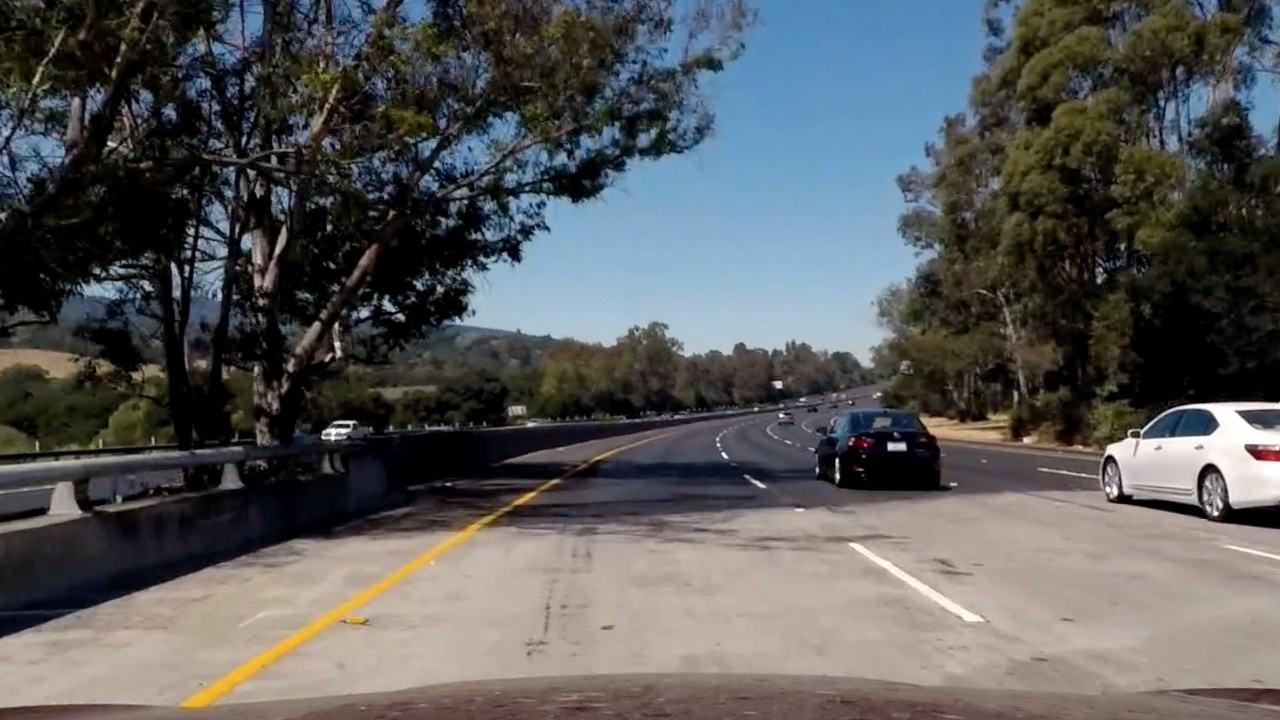
#> input picture example_code/Lesson6 - color spaces/imgs/bridge_shadow.jpg, 1280 x 720 px
$ python quiz07_color_and_gradients.py   (older library calls are emulated)
#> lines starting #> are read from the running program, lines starting #| are printed output that depends on the picture
#!/usr/bin/env python3
# -*- coding: utf-8 -*-
"""
Created on Fri Aug 17 12:39:06 2018

@author: raffa
"""

import numpy as np
import cv2
import matplotlib.pyplot as plt
import matplotlib.image as mpimg


image = mpimg.imread('imgs/bridge_shadow.jpg')
#> image is the input picture: shape (720, 1280, 3); mean R, G, B 89.7, 90.6, 90.8

# Edit this function to create your own pipeline.
def pipeline(img, s_thresh=(170, 255), sx_thresh=(20, 100)):
#> called with s_thresh = (170, 255), sx_thresh = (20, 100)
    img = np.copy(img)
    # Convert to HLS color space and separate the V channel
    hls = cv2.cvtColor(img, cv2.COLOR_RGB2HLS)
#> hls: shape (720, 1280, 3); mean of channels 0, 1, 2 55.3, 90.3, 67
    l_channel = hls[:,:,1]
    s_channel = hls[:,:,2]
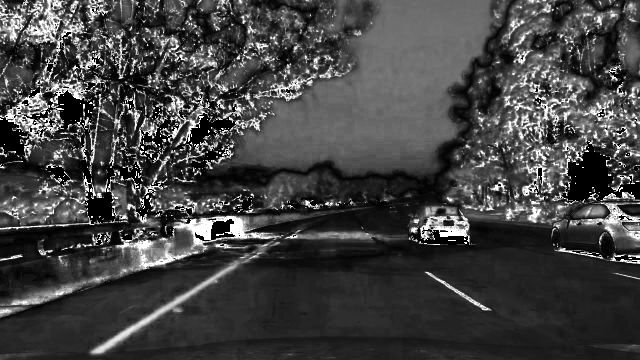
#> s_channel: shape (720, 1280) (shown at 1/2 size); min 0, max 255, mean 67
    # Sobel x
    sobelx = cv2.Sobel(l_channel, cv2.CV_64F, 1, 0) # Take the derivative in x
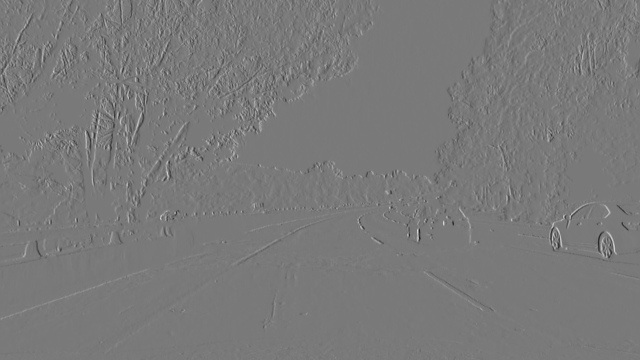
#> sobelx: shape (720, 1280) float64 (shown at 1/2 size); min -785, max 859, mean 0.2; drawn with min black and max white
    abs_sobelx = np.absolute(sobelx) # Absolute x derivative to accentuate lines away from horizontal
    scaled_sobel = np.uint8(255*abs_sobelx/np.max(abs_sobelx))

    # Threshold x gradient
    sxbinary = np.zeros_like(scaled_sobel)
    sxbinary[(scaled_sobel >= sx_thresh[0]) & (scaled_sobel <= sx_thresh[1])] = 1

    # Threshold color channel
    s_binary = np.zeros_like(s_channel)
    s_binary[(s_channel >= s_thresh[0]) & (s_channel <= s_thresh[1])] = 1
    # Stack each channel
    color_binary = np.dstack(( np.zeros_like(sxbinary), sxbinary, s_binary)) * 255
    return color_binary

result = pipeline(image)
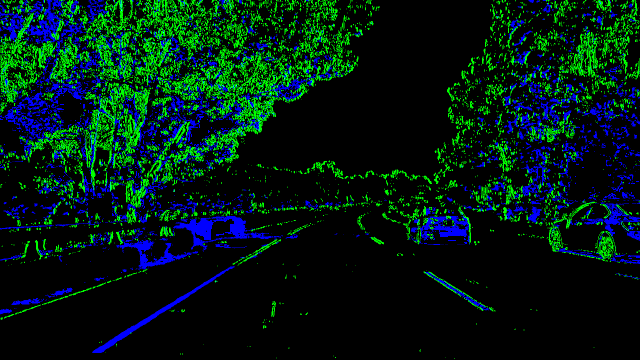
#> result: shape (720, 1280, 3) (shown at 1/2 size); mean R, G, B 0, 27, 18.9

thresh = (0, 255)
gray = cv2.cvtColor(result, cv2.COLOR_RGB2GRAY)
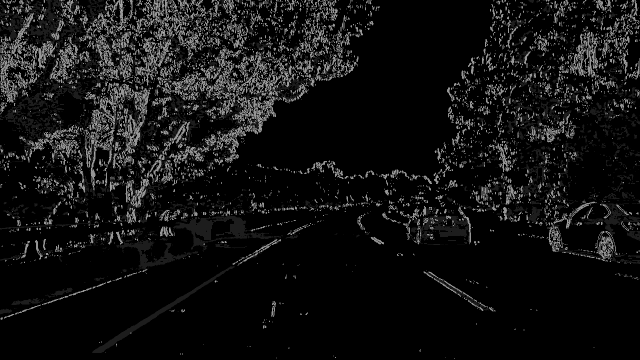
#> gray: shape (720, 1280) (shown at 1/2 size); min 0, max 179, mean 18.1
binary = np.zeros_like(gray)
binary[(gray > thresh[0]) & (gray <= thresh[1])] = 255

# Plot the result
f, (ax1, ax2) = plt.subplots(1, 2, figsize=(11, 6))
f.tight_layout()

ax1.imshow(image)
ax1.set_title('Original Image', fontsize=10)

ax2.imshow(binary,cmap='gray')
ax2.set_title('Pipeline Result', fontsize=10)
plt.subplots_adjust(left=0., right=1, top=0.9, bottom=0.)
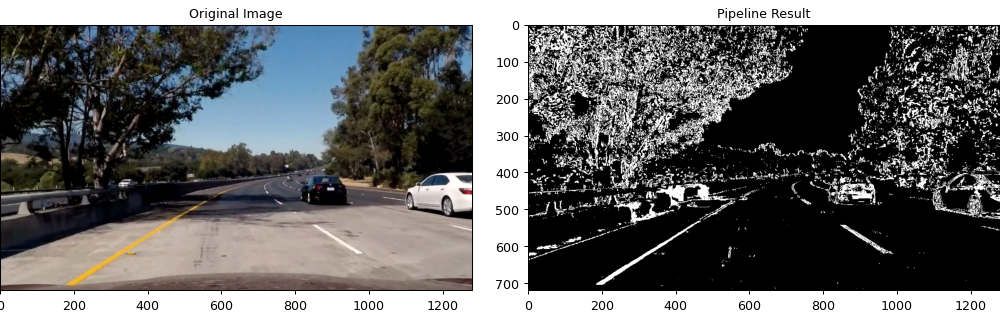
#> figure drawn by matplotlib, 2 panels

$ run again, with example_code/Lesson6 - color spaces/imgs/exit-ramp.jpg copied over example_code/Lesson6 - color spaces/imgs/bridge_shadow.jpg
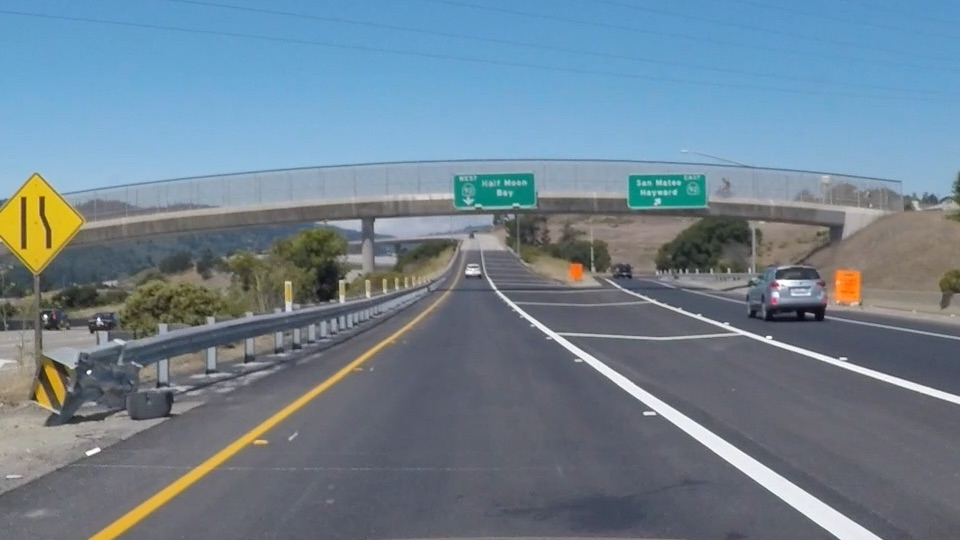
#> input picture example_code/Lesson6 - color spaces/imgs/exit-ramp.jpg, 960 x 540 px
#> image is the input picture: shape (540, 960, 3); mean R, G, B 111.3, 130.2, 144.4
#> hls: shape (540, 960, 3); mean of channels 0, 1, 2 94.5, 128.1, 60.9
#> `gray = cv2.cvtColor(result, cv2.COLOR_RGB2GRAY)`:
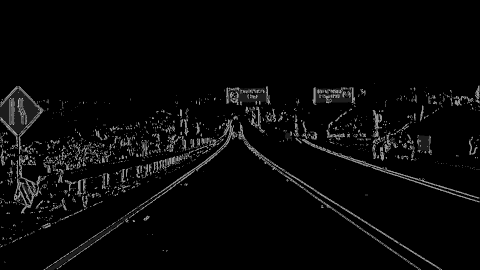
#> gray: shape (540, 960) (shown at 1/2 size); min 0, max 179, mean 8.2
#> `plt.subplots_adjust(left=0., right=1, top=0.9, bottom=0.)`:
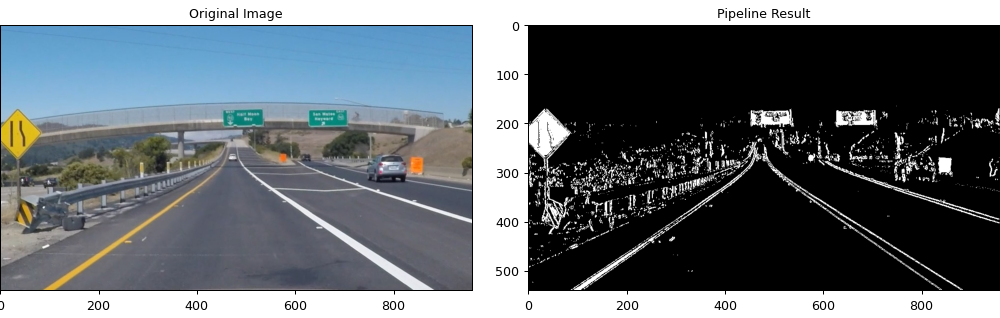
#> figure drawn by matplotlib, 2 panels

$ run again, with example_code/Lesson6 - color spaces/imgs/test1.jpg copied over example_code/Lesson6 - color spaces/imgs/bridge_shadow.jpg
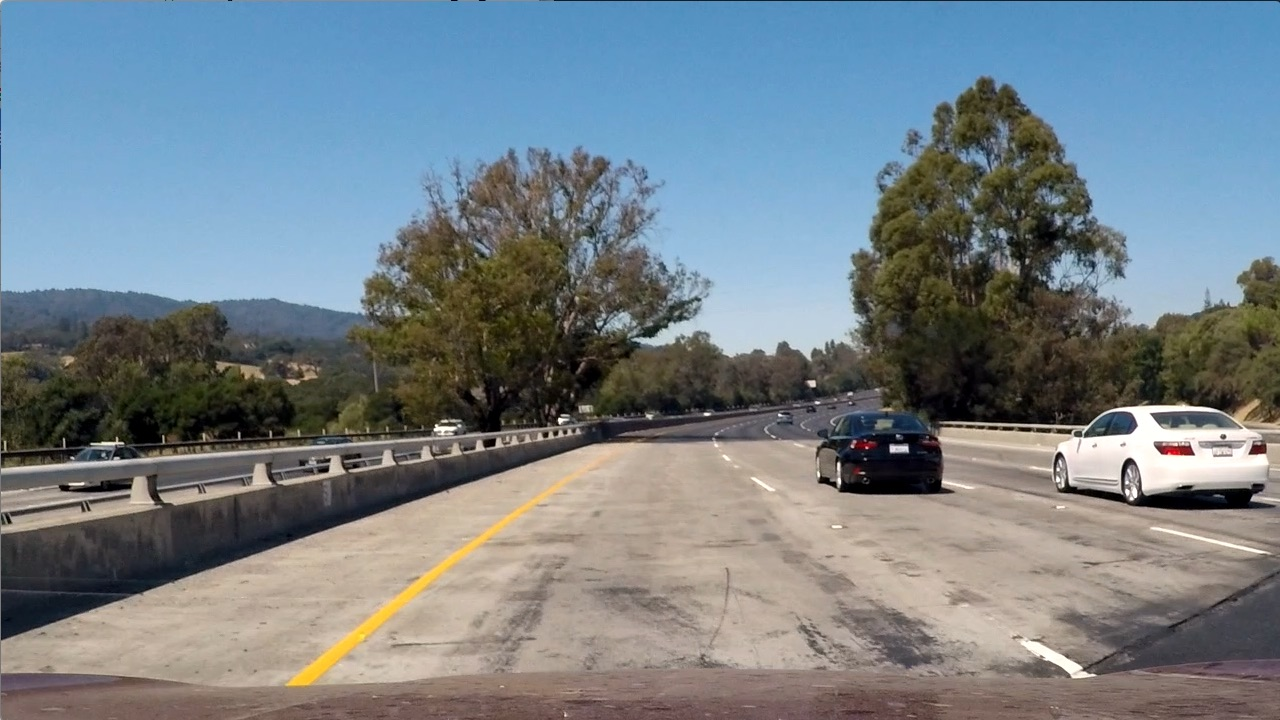
#> input picture example_code/Lesson6 - color spaces/imgs/test1.jpg, 1280 x 720 px
#> image is the input picture: shape (720, 1280, 3); mean R, G, B 117.5, 128.7, 135.5
#> hls: shape (720, 1280, 3); mean of channels 0, 1, 2 60.2, 126.7, 74.4
#> `gray = cv2.cvtColor(result, cv2.COLOR_RGB2GRAY)`:
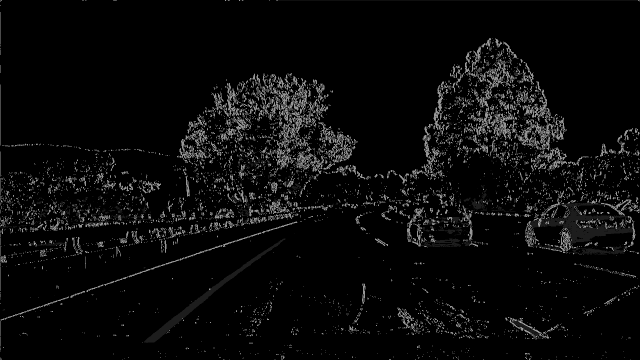
#> gray: shape (720, 1280) (shown at 1/2 size); min 0, max 179, mean 10.5
#> `plt.subplots_adjust(left=0., right=1, top=0.9, bottom=0.)`:
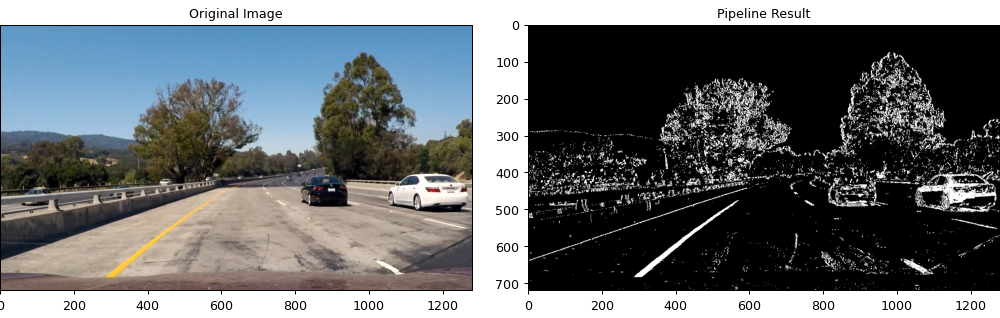
#> figure drawn by matplotlib, 2 panels
